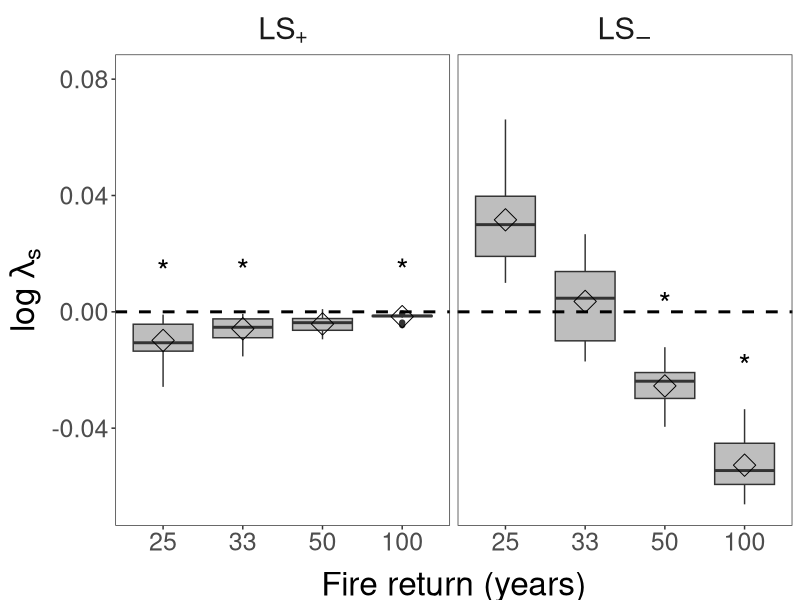
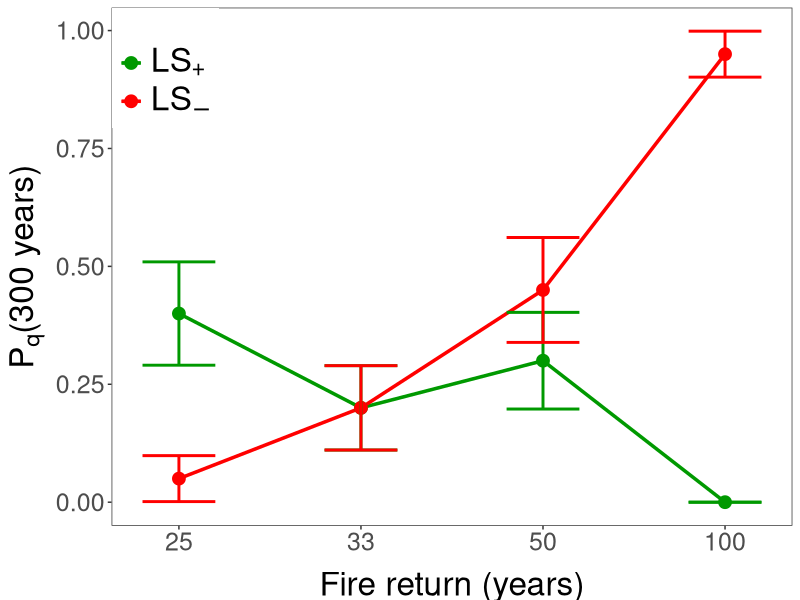

Source code (R) for these figures, in order: (Note: this script raises an error after producing the figures.)
# R script accompanying the OOS 17 presentation 
# "Population viability of a disturbance-dependent plant species in natural and human-induced environments"
# at the ESA 2015, Baltimore

# This script is a DEMO consiting of 3 parts:

# PART A: construct IPMs for two covaratiates (time since fire and grazing) used in vital-rate regressions 
# PART B: run simulations to calculate the stochastic population growth rate and elasticities
# PART C: plot some results

### PART A - COnstruct IPMs (much of the analyses and code are based on Ellner&Rees. 2006. Amer. Natur. 167: 410-428)

# Continuous transitions (survival, growth, and reproduction) are are obtained from
# regressions including a state variable (size) and two categorical variables (TSF and LS)
# Time since fire (TSF) here has five levels: 0, 1, 2, 3, and > 3 years since fire
# Grazing by large livestock (LS) has two levels: HG - high grazing equivalent to LS+ in presentation; LG - low grazing equivalent to LS_ in presentation

# Seed-bank transitions are given as constants

#load necessary packages

library(Matrix)
library(plyr)
library(reshape2)
library(ggplot2)

# parameters needed for regressions

cont_param=data.frame(a0.surv=-2.5, bc.surv= 0.54, a1.surv.one=0.50, a1.surv.two=0.77, #survival
                 a1.surv.three=-0.90, a1.surv.four=-0.37, a2.surv.HG=0.76, a2.surv.LG=-0.76,
                 bcTSF.surv.one=0.27, bcTSF.surv.two=-0.086, bcTSF.surv.three=-0.10, bcTSF.surv.four=-0.08,
                 bcD.surv.HG=-0.18, bcD.surv.LG=0.18, a1a2.surv.one.HG=-0.46, a1a2.surv.one.LG=0.46,
                 a1a2.surv.two.HG=-0.65, a1a2.surv.two.LG =0.65, a1a2.surv.three.HG=0.54,  a1a2.surv.three.LG=-0.54, 
                a1a2.surv.four.HG=0.58,  a1a2.surv.four.LG=-0.58, 
                #growth mean
                a0.gr= 2.33, bc.gr=0.62, a1.gr.one=0.72, a1.gr.two=-0.26, a1.gr.three=-0.29, 
                a1.gr.four=-0.17, a2.gr.HG=0.039, a2.gr.LG=-0.039, bcTSF.gr.one=-0.03,
                bcTSF.gr.two=-0.038, bcTSF.gr.three=0.063, bcTSF.gr.four=0.009, bcD.gr.HG=-0.058, bcD.gr.LG=0.058, 
                a1a2.gr.one.HG=-0.31, a1a2.gr.one.LG=0.31, a1a2.gr.two.HG =-0.06,
                a1a2.gr.two.LG=0.06, a1a2.gr.three.HG=0.23, a1a2.gr.three.LG=-0.23, a1a2.gr.four.HG=0.15,
                a1a2.gr.four.LG=-0.15, 
                #growth variance
                a0.gr.sd=-0.79, a1.gr.sd.one=-0.25, a1.gr.sd.two=0.38, a1.gr.sd.three=-0.12, a1.gr.sd.four=-0.01, a2.gr.sd.HG= 0.19, a2.gr.sd.LG=-0.19, 
                a1a2.gr.sd.one.HG=-0.59,   a1a2.gr.sd.one.LG=0.59,   a1a2.gr.sd.two.HG=0.7,   a1a2.gr.sd.two.LG=-0.7, 
                a1a2.gr.sd.three.HG=-0.04, a1a2.gr.sd.three.LG=0.04, a1a2.gr.sd.four.HG=-0.08, a1a2.gr.sd.four.LG=0.08, 
                #seedling size mean 
                a0.sds=3.91, a1.sds.one=-0.3, a1.sds.two=0.19, a1.sds.three=-0.16, 
                a1.sds.four=0.26, a2.sds.HG=0.08, a2.sds.LG=-0.08, a1a2.sds.one.HG=0.3,
                a1a2.sds.one.LG=-0.3, a1a2.sds.two.HG=-0.28, a1a2.sds.two.LG=0.28, a1a2.sds.three.HG=-0.28,
                a1a2.sds.three.LG=0.28, a1a2.sds.four.HG=0.26, a1a2.sds.four.LG=-0.26, 
                #seedling size variance
                a0.sds.sd=-1.13, 
                a1.sds.sd.one=0.12, a1.sds.sd.two=-0.19, a1.sds.sd.three=0.46, a1.sds.sd.four=-0.39, 
                #probability of flowering
                a0.fl=-9.1, bc.fl= 1.53, 
                a1.fl.two=-1.25, a1.fl.three=2.87, a1.fl.four=-1.6, a2.fl.HG=-0.74,
                a2.fl.LG=0.74, bcTSF.fl.two=0.057, bcTSF.fl.three=-0.38, bcTSF.fl.four=0.32,
                bcD.fl.HG=0.12, bcD.fl.LG=-0.12, a1a2.fl.two.HG=0.31, a1a2.fl.two.LG=-0.31,
                a1a2.fl.three.HG=0.58, a1a2.fl.three.LG=-0.58, a1a2.fl.four.HG=-0.89, a1a2.fl.four.LG=0.89, 
                #number of flowering stalks
                a0.fs=-2.2, bc.fs=0.42, a1.fs.two=0.32, a1.fs.three=-0.2,
                a1.fs.four=-0.12, a2.fs.HG=1.1, a2.fs.LG=-1.1, bcTSF.fs.two=-0.1,
                bcTSF.fs.three=0.07, bcTSF.fs.four=0.03, bcD.fs.HG=-0.2, bcD.fs.LG=0.2, 
                a1a2.fs.two.HG=0.12, a1a2.fs.two.LG=-0.12, a1a2.fs.three.HG=-0.09, a1a2.fs.three.LG=0.09,
                a1a2.fs.four.HG=-0.03, a1a2.fs.four.LG=0.03, 
                #number of flowers per stalk
                a0.fps=-0.007, bc.fps=0.24,
                a1.fps.two=0.22, a1.fps.three=-0.09, a1.fps.four=-0.13, a2.fps.HG=0.026, a2.fps.LG=-0.026)

attach(cont_param)
# Create density or probability distributions of the vital rates based on the parameters obtained from the Bayesian (simple) model:

# A. Continuous stages

# SURVIVAL:

S.fun <- function(z,fire,grazing) {
  
  mu.surv=exp(a0.surv+get(paste("a1.surv.",fire,sep=""))+get(paste("a2.surv.",grazing,sep=""))
              +get(paste("a1a2.surv.",fire,".",grazing,sep=""))
              +(bc.surv+get(paste("bcTSF.surv.",fire,sep=""))+get(paste("bcD.surv.",grazing,sep="")))*z)
  
  return(mu.surv/(1+mu.surv))
}

# GROWTH 

GR.fun <- function(z,zz,fire,grazing){
  
  # mean
  growth.mu = (a0.gr+get(paste("a1.gr.",fire,sep=""))+get(paste("a2.gr.",grazing,sep=""))
               +get(paste("a1a2.gr.",fire,".",grazing,sep=""))+(bc.gr+get(paste("bcTSF.gr.",fire,sep=""))+get(paste("bcD.gr.",grazing,sep="")))*z)
  
  #variance (parameters were obtained on log scale)
  se2 = exp(a0.gr.sd+get(paste("a1.gr.sd.",fire,sep=""))+get(paste("a2.gr.sd.",grazing,sep=""))
            +get(paste("a1a2.gr.sd.",fire,".",grazing,sep="")))
  
  #   se2[se2<0] = 0.1
  # Density distribution function of the normal distribution
  gr1 = sqrt(2*pi*se2)
  gr2 = ((zz-growth.mu)^2)/(2*se2)
  
  density=exp(-gr2)/gr1
  
  
  return(density)
  
}

## SEEDLING SIZES (same approach as in growth function)

SDS.fun <- function(z,zz,fire,grazing){
  
  # mean
  sds.mu=(a0.sds+get(paste("a1.sds.",fire,sep=""))+get(paste("a2.sds.",grazing,sep=""))
          +get(paste("a1a2.sds.",fire,".",grazing,sep="")))
  
  # Variance (parameters were obtained on log scale)
  
  se2.sds = exp(a0.sds.sd+get(paste("a1.sds.sd.",fire,sep="")))
  
  # Density distribution function of the normal distribution
  sds1 = sqrt(2*pi*se2.sds)
  sds2 = ((zz-sds.mu)^2)/(2*se2.sds)
  
  density.sds=exp(-sds2)/sds1
  
  return(density.sds)
  
}

# PROBABILITY OF FLOWERING 

FL.fun <- function(z,fire,grazing) {
  
  mu.fl=exp(a0.fl+get(paste("a1.fl.",fire,sep=""))+get(paste("a2.fl.",grazing,sep=""))
            +get(paste("a1a2.fl.",fire,".",grazing,sep=""))+
              (bc.fl+get(paste("bcTSF.fl.",fire,sep=""))+get(paste("bcD.fl.",grazing,sep="")))*z)
  
  return(mu.fl/(1+mu.fl))
}

# NUMBER OF FLOWERING STALKS 

FS.fun <- function(z,fire,grazing) {
  
  mu.fs=exp(a0.fs+get(paste("a1.fs.",fire,sep=""))+get(paste("a2.fs.",grazing,sep=""))+
              get(paste("a1a2.fs.",fire,".",grazing,sep="")) +
              (bc.fs+get(paste("bcTSF.fs.",fire,sep=""))+get(paste("bcD.fs.",grazing,sep="")))*z)
  
  return(mu.fs)
}

# NUMBER OF FLOWERS PER STALK

FPS.fun <- function(z,fire,grazing) {
  
  mu.fps=exp(a0.fps+get(paste("a1.fps.",fire,sep=""))+get(paste("a2.fps.",grazing,sep=""))+bc.fps*z)
  
  return(mu.fps)
}

################

# B. Discrete stages

SB_param=data.frame(TSF=rep(c("zero","one","two","three","four"),2),
                    LS=rep(c("HG","LG"),each=5),
                    corr=c(1,1,0.5,0.5,0.6,1,1,0.8,0.8,0.8),
                    goCont=c(0.01,0.01,0.05,0.05,0.065,0.01,0.01,0.002,0.0002,0.0001),
                    goSB=c(0,0,0.87,0.87,0.87,0,0,0.96,0.96,0.96),
                    staySB=c(0.1,0.05,0.6,0.6,0.6,0.1,0.05,0.6,0.85,0.867),
                    outSB=c(0.43,0.06,0.06,0.06,0.06,0.68,0.06,0.03,0.03,0.009))
seeds=9.8


# Function to make IPMs

minsize=0.9*0.01 # minimum size
maxsize=1.1*8.7 # maximum size

IPMkernel<-function(n) { # n defines the size (rows and columns) of the kernel resulting from integrating the IPM 
  
  # Function to define the IPM kernel (the midpoints for the integration)
  b <- minsize+c(0:n)*(maxsize-minsize)/n # interval that each cell of the matrix covers 
  h <- 0.5*(b[1:n]+b[2:(n+1)]) # midpoint
  
 
  # The zero (right after fire) matrix
  if(fire=="zero"){
    goCont=0.01 # immediate germination (growing season following seed production). Should be 0, but we don't want to divide by 0, see below
    goSB=0 # seed-bank ingression 
    outSB <- SB_param$outSB[SB_param$TSF==fire&SB_param$LS==grazing] # seed-bank egression
    staySB <- 0.1 # seed-bank stasis
    corr <- 1 # correction for seed mortality 
    S <-matrix(0,n,n) # survival (S), growth (G), and fecundity (FecALL) are all zero
    G <- matrix(0,n,n)
    FecALL=matrix(0,n,n)
    R <- (t(outer(h,h,SDS.fun,fire="one",grazing)))# the relevant non-0 transition is the size distribution of seedlings
    
    # TSF 1
  }else if(fire=="one"){
    goCont=0.01 
    goSB=0
    outSB <- SB_param$outSB[SB_param$TSF==fire&SB_param$LS==grazing]
    staySB <-0.05
    corr <- 1
    S <- diag(S.fun(h,fire,grazing)) # Survival Matrix 
    G <- t(outer(h,h,GR.fun,fire,grazing)) # Growth Matrix
    #Recruits distribution
    R <- (t(outer(h,h,SDS.fun,fire,grazing)))
    FecALL=matrix(0,n,n)# no seeds produced, therefore 0 fecundity
    
    # scale G and R below so columns sum to 1
    G <- G/matrix(as.vector(apply(G,2,sum)),nrow=n,ncol=n,byrow=TRUE)
    
    
  }else{
    goCont=SB_param$goCont[SB_param$TSF==fire&SB_param$LS==grazing]
    goSB=SB_param$goSB[SB_param$TSF==fire&SB_param$LS==grazing]
    outSB=SB_param$outSB[SB_param$TSF==fire&SB_param$LS==grazing]
    staySB=SB_param$staySB[SB_param$TSF==fire&SB_param$LS==grazing]
    
    corr=SB_param$corr[SB_param$TSF==fire&SB_param$LS==grazing]
    S <- diag(S.fun(h,fire,grazing)) # Survival Matrix 
    G <- t(outer(h,h,GR.fun,fire,grazing)) # Growth Matrix
    
    #Recruits distribution
    R <- (t(outer(h,h,SDS.fun,fire,grazing)))
    
    #Probability of flowering
    Fec01 = (diag(FL.fun(h,fire,grazing)))
    
    #Number of Flowering Stalks 
    Fec02 = (diag(FS.fun(h,fire,grazing)))
    
    #Number of flowers per Stalk
    Fec03= (diag(FPS.fun(h,fire,grazing)))
    
    #Number of seeds per flower that survive to become offspring 
    Fec04 = (diag(rep(9.8,n)))
    
    
    FecALL= Fec01*Fec02*Fec03*Fec04*goCont*corr # add goCont and corr to fecundity
    
    # scale R and G so columns sum to 1
    G <- G/matrix(as.vector(apply(G,2,sum)),nrow=n,ncol=n,byrow=TRUE)
    
  }
  
  R <- R/matrix(as.vector(apply(R,2,sum)),nrow=n,ncol=n,byrow=TRUE)
  
  return(list(S=S,G=G,FecALL=FecALL,R=R,meshpts=h,goCont=goCont,corr=corr,goSB=goSB,outSB=outSB,staySB=staySB))
  
}

#####################
###################### MAKE IPMS

#Loop though the LS and TSF categories
LS.name=c("HG","LG")
TSF.name=c("zero","one","two","three","four")

# choose how many bins the kernel should have (here 20 (+1 for seed bank) to speed up computation)
bins=21

#Create 2 empty arrays to store IPMs for LS+ (HG) and LS-(LG)
IPM.HG=array(0,c(bins,bins,length(TSF.name)))
IPM.LG=array(0,c(bins,bins,length(TSF.name)))

count=0
for(d in 1:length(LS.name)){
  
  grazing =  LS.name[d]
  
  for(t in 1:5){
     
    fire=TSF.name[t]

    M=IPMkernel(bins-1)
    
    ### Create P and F matrices including discrete stages
    
    Pmat.cont <- as.matrix(Matrix(M$G)%*%Matrix(M$S)) # continuous part 
    Pmat.discr = c(M$staySB,M$outSB*M$R[,2]) # discrete part
    Pmat = cbind(Pmat.discr,rbind(rep(0,length(M$meshpts)),Pmat.cont)) # combine continuous and discrete
    
    Fmat.cont <- as.matrix(Matrix(M$R)%*%Matrix(M$FecALL))# continuous part 
    Fmat.discr =rep(0,length(M$meshpts)+1)# discrete part
    Fmat=cbind(Fmat.discr,rbind(diag(M$FecALL)*M$goSB/(M$goCont),Fmat.cont))# combine
    
    mat <-Pmat+Fmat
    
    if(grazing=="HG"){IPM.HG[,,t]=mat}else{IPM.LG[,,t]=mat}
    
  }
  
}
##################################################################
#############################################################

#PART B - run stochastic simulations 
# (much of the aanalyses and code are based on Tuljapurkar et al. 2003. Amer. Natur.162:489-502
# & Horvitz et al. 2010.J of Ecol. 98:268-278)

# Vectorizing function

vecc1 <- function(x){
  d <- dim(x)
  vecc <- x[,1]
  for (i in 2:d[1]){
    vecc <- c(vecc,x[,i])}
  return(vecc)}


### Add simulations 

# Simulation function (just one of many possibilities)
# This function takes a environmental transition matrix (trans) and the number of simulation (N years)
# and returns a character vector of the sequence of environments in N years 

simula <- function(trans,N) {
  # This function tells you sample the rownames (i.e., environment at t+1), each having a probability = column name that you got at previous iteration(environment at t) 
  state.at.N <- function(char,trans) {
    sample(rownames(trans),1,prob=trans[,char])
  }
  
  sim <- character(N)
  sim[1] <- "1" # start with 0 matrix and populate 1st character with "1"
  
  # Populate characters 2-N with the row names samples obtained from (state.at.N)
  for (b in 2:N) {
    sim[b] <- state.at.N(sim[b-1],trans)
  }
  
  sim
}



### Simulate environments

# Number of simulations (here only 20 to save computational time)
M.num = 20 

# Define frequency of fire 

freqarray=c(0.04,0.03,0.02,0.01) 
# run each simulation for x years  
run=2002

# Define simulation time
tr=200 #the discard time
ts=1600 # total time of simulations
t2 <- ts + 2 * tr # time counte needed for the backwards loop for left eigenvectors

# Set some values needed to for further calculations 

n2=bins^2
n=bins

# The different fire environments 
env=TSF.name
env.n=length(env)


nstage <- bins # number of stages
nstate <- length(TSF.name) # number of environments 


# Define arrays to hold stochastic lambda and elastiticties in 
lambda.s=array(0,c(length(freqarray),M.num,length(LS.name))) # stochastic lambda (mean) for each fire frequency, simulation, and disturbance category 

elasE=array(0,c(nstage,nstage,length(freqarray),M.num,length(LS.name))) # "the" stochaStic elasticity
elasA=array(0,c(nstage,nstage,length(freqarray),M.num,length(LS.name))) # stoch elasticity to mean (across environments) of transitions
elasV=array(0,c(nstage,nstage,length(freqarray),M.num,length(LS.name))) # stoch elasticity to variance (across environments) of transitions

Pqt=array(0,c(length(freqarray),M.num,length(LS.name))) #quasiextinction after t=300 years

### THIS MAIN LOOP GOES OVER M.NUM SIMULATIONS (PICKs MATRIX FOR EACH FIRE ENVIRONMENT) 
#### +
##  RUN SIMULATIONS (GO OVER T=RUN YEARS FOR EACH M.NUM PICK) 

for(dist in 1:length(LS.name)){
  
  for(si in 1:M.num){
    
    #Choose GRAZED or UNGRAZED
    if(LS.name[dist]=="HG"){ms=IPM.HG}else{ms=IPM.LG}
    
    
    # Define arrays to hold elastiticties (T)  temporarily in 
    lambda.s.temp=rep(NA,length(freqarray)) # save lambda 
    Pqt.temp=rep(NA,length(freqarray)) # save lambda 
   
    elasE.temp <- array(0,c(nstage,nstage,length(freqarray)))
    elasA.temp <- array(0,c(nstage,nstage,length(freqarray)))  
    elasV.temp <- array(0,c(nstage,nstage,length(freqarray))) 
   
    #Loop trough fire frequency
    for(f in 1: length(freqarray)){
      
      fire=freqarray[f]; 
      
      #environmental transition matrix based on fire frequency
      P=matrix(c(fire,1-fire,rep(0,3),
                 fire,0,1-fire,rep(0,2),
                 fire,0,0,1-fire,0,
                 fire,0,0,0,1-fire,
                 fire,0,0,0,1-fire),nrow=5,ncol=5,byrow=F)
      colnames(P) <- c("1","2","3", "4","5")
      row.names(P) <- c("1","2","3", "4","5")
      
      
      ## Simulations 
      simulate=simula(P,run)

      ### average transtions weighted by dominant eigenvalue of transitison matrix P 
      cmat_array=P
      
      vec_c <- eigen(cmat_array) 
      cmax  <- as.numeric(max(abs(vec_c$values)))
      loc   <- which(vec_c$values==max(abs(vec_c$values)))
      
      # The right eingevector of the environmental matrix depicts the ralative frequencies
      # of evironmental states over time for a single or (or, equivalenty, for a multitude
      # of independetly variable sites that change according to the Markov chain)
      cstar <- as.numeric(vec_c$vec[,loc])  
      cstar <- cstar/sum(cstar)
      
      #Cacluate the average matrix 
      Abar <- array(0,nstage^2)
      
      #for each environment
      
      for (i in 1:nstate) {
        
        extractmat <-  ms[,,i]
        A <- vecc1(extractmat)  
        Abar <- Abar+cstar[i]*A # this is the mean matrix averaged over environments (ctar[i]*A) 
      }  
 
      avmat <- matrix(Abar,nstage,nstage) # Matrix of average vital rates

      ## Stochastic Elasticity
      
      states <- as.numeric(simulate)
     
      
      # Save the series of:
      growth <- array(0,ts)   # lambda
      uvecs  <- array(0,c(nstage,ts)) # right eigenvectors
      vvecs  <- array(0,c(nstage,ts)) # left eigenvectors
     
      # Initial population vectors 
      vec1=c(1000,rep(1,nstage-1))
      vec1 <- vec1/sum(vec1)
      vec1 <- t(vec1) 
      vec2 <- vec1
      vec3 <- c(1000,rep(1,nstage-1)) # to monitor actual numbers 
      
      trun <- ts+tr #overall runtime (total simulations+discard)
      
      # ITERATION TO CALCULATE LAMBDA AND V AND W FOR EACH TIME STEP
      for (i  in 1:trun){
        i2 <- states[i]
        mat1 <-  ms[,,i2]
        vec1 <- mat1%*%as.numeric(vec1)
        vec3 <- mat1%*%as.numeric(vec3)
        #save population vector at t=300
        if(i==300){Pqt.temp[f]=sum(vec3)}
        growth1 <- sum(vec1)
        vec1 <- vec1/growth1
        #Forward iteration
        if( i > tr){      
          i1 <- i - tr
          uvecs[,i1] <- vec1
          growth[i1] <- growth1 # growth rate at each iteration after discard time
        }
        #Backward iteration
        j <- (t2 - i+1)
        i2 <- (states[j+1])
        mat1 <- ms[,,i2]
        vec2 <- t(as.numeric(vec2)%*%mat1)
        vec2 <- vec2/(sum(vec2))
        if (i > tr)  {     
          vvecs[, j-tr] <- vec2
        }
      }
      
   
      lambda.s.temp[f]=sum(log(growth[1:ts])) # save cumulative growth rate
      
      ####
      
      ### CALCULATE ELASTICITIES TO ELEMENTS (elasE), MEAN (elasA), AND VARIANCE (elasV)
      
      for (i in (tr+1):(tr+ts-1)){ #start after a time lag (tr)
        
        i2 <- (states[i+1])
        mat1 <- ms[,,i2]    
        itime <- i+1-tr
        i1 <- i-tr;      
        
        mat2S <- mat1 
        mat2A <- avmat
        mat2V <- mat1 - avmat
        
        # calculate elasticties (numerator of equation)
        mat2S <- diag(vvecs[,itime])%*%mat2S%*%diag(uvecs[,i1]) 
        mat2A <- diag(vvecs[,itime])%*%mat2A%*%diag(uvecs[,i1])
        mat2V <- diag(vvecs[,itime])%*%mat2V%*%diag(uvecs[,i1])
        
        # Scalar product of left and right eigennvectors 
        scale1 <-(t(vvecs[,itime]))%*%(uvecs[,itime])
        
        #Denominator part 
        mat2S <- as.numeric((1/(scale1*growth[itime])))*mat2S                  
        elasE.temp[,,f] <- elasE.temp[,,f] + mat2S
        
        mat2A <- as.numeric((1/(scale1*growth[itime])))*mat2A
        elasA.temp[,,f] <- elasA.temp[,,f] + mat2A
        
        mat2V <- as.numeric((1/(scale1*growth[itime])))*mat2V
        elasV.temp[,,f] = elasV.temp[,,f] + mat2V
      }
      # Time-averaged elasitivities 
      elasE.temp[,,f] <- elasE.temp[,,f]/(ts-1)
      elasA.temp[,,f] <- elasA.temp[,,f]/(ts-1)
      elasV.temp[,,f] <- elasV.temp[,,f]/(ts-1)
    }
    
    
    lambda.s[,si,dist]=lambda.s.temp
    Pqt[,si,dist]=Pqt.temp
    elasE[,,,si,dist]=elasE.temp
    elasA[,,,si,dist]=elasA.temp
    elasV[,,,si,dist]=elasV.temp

 
  }
}

##########################################################
###################################################
##### PART C Plot results

############## STOCHASTIC LAMBDA

logL=adply(lambda.s,c(1,2,3))
colnames(logL)=c("firefreq","si","grazing","lambda")

logL$firefreq=factor(logL$firefreq)

levels(logL$firefreq)=c("25","33","50","100")
logL$lambda=logL$lambda/ts
logL$si=factor(logL$si)
logL$grazing=factor(logL$grazing)
levels(logL$grazing)=c( expression(LS[+phantom()]), expression(LS[-phantom()]))

# Confidence intervals around estimates
max.l=aggregate(logL$lambda, by=list(logL$firefreq,logL$grazing),max)

sig=aggregate(logL$lambda, by=list(logL$firefreq,logL$grazing),quantile,0.975)
colnames(sig)=c("firefreq","grazing","p")
sig$lab=""
sig$lab[sig$p<(0)]="*"
sig$lambda=max.l[,"x"]+0.015


ggplot(logL, aes(x=firefreq, y=lambda,fill="firefreq")) + geom_boxplot(fill="grey") +
  guides(fill=FALSE)+ 
  stat_summary(fun.y=mean, geom="point", shape=5, size=5)+
  geom_hline(aes(yintercept=0),   
             color="black", linetype="dashed", size=1)+
  facet_grid(. ~ grazing,labeller=label_parsed)+
  theme_bw()+
  xlab("Fire return (years)") +
  ylab(expression(paste("log ",lambda[s],sep="")))+
  theme(panel.grid = element_blank())+
  theme(axis.text = element_text(size=18))+
  theme(axis.title = element_text(size=24))+
  theme(axis.title.x = element_text(vjust=-0.4),
        axis.title.y = element_text(vjust=0.8))+
  theme(strip.text.x = element_text(size = 22),
        strip.background =element_blank(),
        strip.text.y = element_blank())+
  geom_text(aes(x=firefreq, y=lambda, label=lab),
            data=sig,size=8)

############## PROBABILITY OF QUASI-EXTINCTION

# If summed population vector at t=300 < 100, Pqt=1, else it is 0
ext=apply(Pqt,c(1,2,3),function(x)ifelse(x>100,x<-0,x<-1))

extSimul=adply(ext,c(1,2,3))
colnames(extSimul)=c("firefreq","si","grazing","Pqt")
extSimul$si=factor(extSimul$si)
extSimul$grazing=factor(extSimul$grazing)
levels(extSimul$grazing)=c("HG","LG")

# calculate means and standard error across simulations 

mean.ext300=aggregate(extSimul$Pqt, by=list(extSimul$firefreq,extSimul$grazing),mean)
mean.ext300$se=aggregate(extSimul$Pqt, by=list(extSimul$firefreq,extSimul$grazing),function(x)(sqrt(mean(x)*(1-mean(x)))/sqrt(length(x))))[,"x"]
colnames(mean.ext300)=c("firefreq","grazing","ext","se")
mean.ext300$firefreq=as.numeric(mean.ext300$firefreq)


ggplot(mean.ext300, aes(x=firefreq, y=ext,colour=grazing))  +
  geom_line(size=1.2) + 
  geom_point(size=4)+
  geom_errorbar(data=mean.ext300,aes(ymin=ext-se, ymax=ext+se,color=grazing),width=.4,size=1)+
  guides(fill=FALSE)+ 
  theme_bw()+
  xlab("Fire return (years)") +
  ylab(expression(paste(P[q],"(300 years)",sep="")))+
  theme(panel.grid = element_blank())+
  theme(axis.text = element_text(size=18))+
  theme(axis.title = element_text(size=24))+
  theme(axis.title.x = element_text(vjust=-0.4),
        axis.title.y = element_text(vjust=0.8))+
  scale_x_continuous(breaks=seq(1,4),labels=c("25","33","50","100"))+
  scale_color_manual(name="",values=c("#009900","red"),breaks=c("HG", "LG"),
                     labels=c(expression(LS[+phantom()]),expression(LS[-phantom()])))+
  theme(legend.justification=c(0,1), legend.position=c(0,1),
        legend.title = element_text(size=16, face="bold"),
        legend.text = element_text(size=24))

############## STOCHASTIC ELASTICITIES
#Calculate the mean across simulations (see Trotter et al. 2013. MEE, )

m.elasE=apply(elasE,c(1,2,3,5),mean) 
m.elasA=apply(elasA,c(1,2,3,5),mean) 
m.elasV=apply(elasV,c(1,2,3,5),mean) 

m.lambda.s=apply(lambda.s,c(1,3),sum) 
m.lambda.s=m.lambda.s/c(M.num*ts)

#Variance of stochastic growth rate
m.lambda.v=array(0,c(length(freqarray),length(LS.name))) 

for(dist in 1:length(LS.name)){
  
  for(f in 1:length(freqarray)){
    
    for(i in 1:M.num){
      
      m.lambda.v[f,dist] = m.lambda.v[f,dist] + (lambda.s[f,i,dist] - m.lambda.s[f,dist]*ts)^2 
    }
    m.lambda.v[f,dist]=m.lambda.v[f,dist]/(M.num*ts)
    
  }
}

### Plots (example m.elasA - but can be euqally plotted for other elasticities)

#Get midpoints from the kernel

b <- minsize+c(0:n)*(maxsize-minsize)/(bins-1) 
h <- 0.5*(b[1:n]+b[2:(n+1)]) 
y=h # for axis labels in the image plot 

names=c("25","33","50","100")
set.panel()

par(mfrow=c(2,4),mar=c(1.3,1.3,1,1),oma=c(3,3,2,4)) 

set.panel( 2,4) 

count=0
#draw all your plots using usual image command
for(dist in 1:2){
  for(f in 1:length(freqarray)){
    count=count+1
    #Plot ELASTICTIES 
    
    #function to cut upper and lower limits of elasticity values to a desired ranged for easier plotting
    # note that for elasticities of log lambda_s to mean transitions, 0 is already the lower limits - we set a limit here just for demonstration
    conv=function(x){ifelse(x>0.015,x<-0.015,ifelse(0>x,x<-(0),x))}
    # #     
    V=apply(m.elasA[,,f,dist],c(1,2),conv)
    
    if(count==1){
      image(c(-1,y),c(-0.55,y),t(V), xlab="",ylab="size t+1",cex.axis=1.5,cex.lab=2,xaxt="n",zlim=c(0,0.015),col=tim.colors(900), xpd="n")
      text(1.5,8.6, expression(LS[+phantom()]),cex=2.5,col="green")
      abline(h=0.24,col="white")
      abline(v=0.2,col="white")
      title( main=paste("Fire return: ",names[f]," years", sep=""), line =1.1,cex.main=2.5,xpd="n")
      
    } else if(count==2|count==3|count==4){
      
      image(c(-1,y),c(-0.55,y),t(V), xlab="",ylab="",xaxt="n",yaxt="n",zlim=c(0,0.015),col=tim.colors(900))
      abline(h=0.24,col="white")
      abline(v=0.2,col="white")
      title( main=paste(names[f]," years", sep=""), line =1.1,cex.main=2.5,xpd="n")
      
    }else if(count==5){
      
      image(c(-1,y),c(-0.55,y),t(V), xlab="size t",ylab="size t+1",cex.axis=1.5,cex.lab=2,zlim=c(0,0.015),col=tim.colors(900), main="",xpd="n")
      text(1.5,8.6, expression(LS[-phantom()]),cex=2.5,col="red")
      abline(h=0.24,col="white")
      abline(v=0.2,col="white")
    }else{
      image(c(-1,y),c(-0.55,y),t(V), xlab="size t",ylab="",yaxt="n",cex.axis=1.5,cex.lab=2,zlim=c(0,0.015),col=tim.colors(900), main="",xpd="n")
      abline(h=0.24,col="white")
      abline(v=0.2,col="white")
    }
     
    
  }
}


par(oma=c( 0,0,0,2.5))# reset margin to be much smaller.
image.plot(legend.only=TRUE,zlim=c(0,0.015),col=tim.colors(900)) 

set.panel()

# Summed elasticities of log lambda_s to changes in mean and variance in vital rates:

#### Tmu
Tmu=NULL
for(dist in 1:2){
  for(f in 1:length(freqarray)){
    
    cont=sum(m.elasA[2:21,2:21,f,dist]) #continuous transitions
    sb.s=sum(m.elasA[1,1,f,dist]) # seed-bank stasis
    sb.out=sum(m.elasA[2:21,1,f,dist])# seed-bank egression
    sb.in=sum(m.elasA[1,2:21,f,dist])# seed-bank ingression
    fire=f
    LS=LS.name[dist]
    
    Tmu=rbind(Tmu,data.frame(cont,sb.s,sb.out,sb.in,fire,LS))
    
  }
}

Tvar=NULL
for(dist in 1:2){
  for(f in 1:length(freqarray)){
    
    cont=sum(m.elasV[2:21,2:21,f,dist])
    sb.s=sum(m.elasV[1,1,f,dist])
    sb.out=sum(m.elasV[2:21,1,f,dist])
    sb.in=sum(m.elasV[1,2:21,f,dist])
    fire=f
    LS=LS.name[dist]
    
    Tvar=rbind(Tvar,data.frame(cont,sb.s,sb.out,sb.in,fire,LS))
    
  }
}

rowSums(Tmu[,1:4])+rowSums(Tvar[,1:4]) #must sum to 1 

Tmu; Tvar

# Plot Tmu (same fot Tvar)
Tmu=melt(Tmu,id.vars=c("fire","LS"),measure.vars=c("cont","sb.s","sb.out","sb.in"))
Tmu$fire=as.factor(Tmu$fire)
levels(Tmu$fire)=c("Fire: 25 years","33 years","50 years","100 years")
Tmu$variable=as.character(Tmu$variable)
Tmu$variable=factor(Tmu$variable,levels=c("cont","sb.in","sb.s","sb.out"))

ggplot(Tmu, aes(x=variable, y=value)) +
  geom_bar(width = 0.7, aes(fill=LS), stat="identity",position= position_dodge(width=0.7)) +
  geom_bar(width = 0.7, aes(fill=LS),colour="black", stat="identity",position = position_dodge(width=0.7),show_guide=F) +
  facet_grid(. ~ fire)+
  theme_bw()+
  ylab(expression(T^mu)) +
  scale_fill_manual(values=c("#009900","red"), 
                    labels=c(expression(LS[+phantom()]),expression(LS[-phantom()])))+
  xlab("Life cycle components")+
  theme(legend.text.align = 0)+
  theme(panel.grid = element_blank())+
  theme(axis.text = element_text(size=16),
        axis.text.x = element_text(angle=45,hjust=1))+
  theme(axis.title = element_text(size=24))+
  theme(axis.title.x = element_text(vjust=-0.4),
        axis.title.y = element_text(vjust=0.8))+
  theme(strip.text.x = element_text(size = 22),
        strip.background =element_blank(),
        strip.text.y = element_blank())+ 
  scale_x_discrete(labels=c("Continuous","Ingression","Stasis","Egression"))+
  theme(legend.key = element_rect(colour = "black",size=1))+
  theme(legend.text = element_text(size=20),
        legend.title=element_blank())
